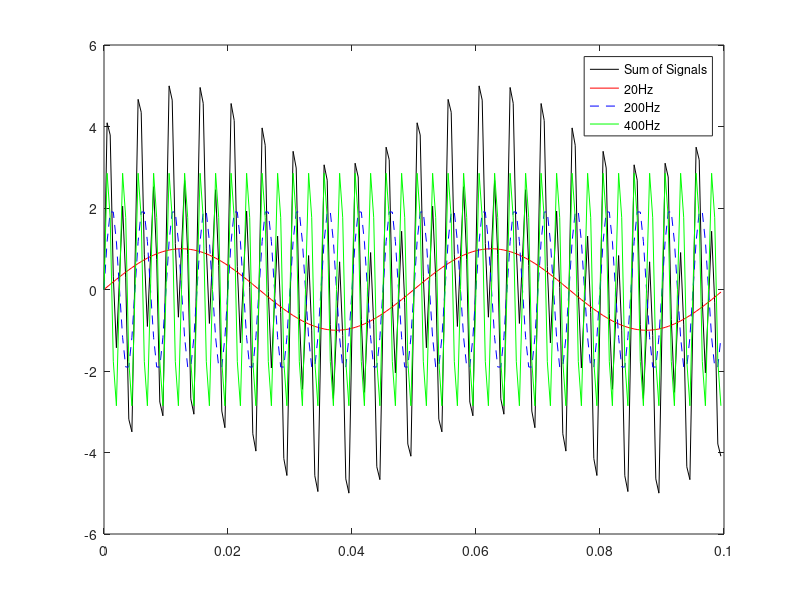
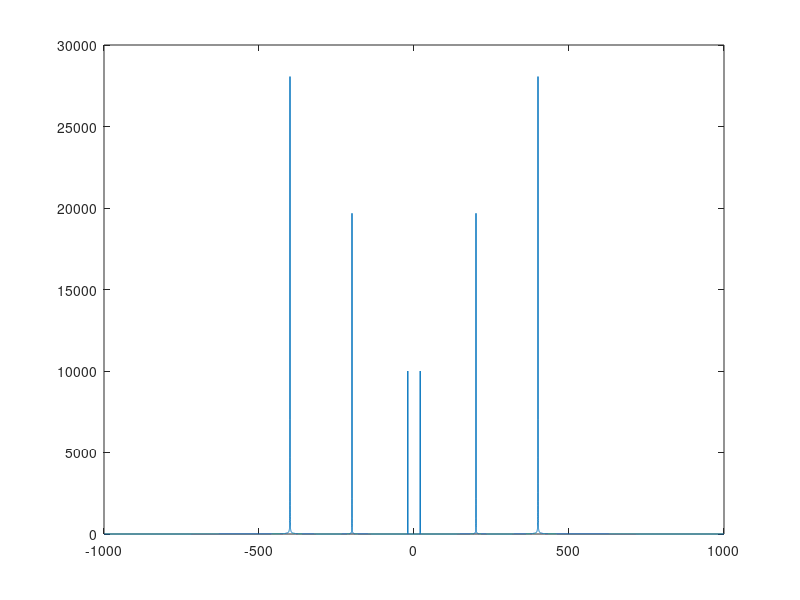

Here is the MATLAB script that generated these plots, in order: (Note: this script raises an error after producing the figures.)
% Notes on fftshift
% http://matlab.izmiran.ru/help/techdoc/ref/fftshift.html
% https://www.mathworks.com/matlabcentral/fileexchange/25473-why-use-fftshift-fft-fftshift-x-in-matlab-instead-of-fft-x
clear
clc
close all

f20 = 20;
f200 = 200;
f400 = 400;
amp2 = 2;
amp3 = 3;
fs = 2000;
ts = 1/fs;
T = 10;
t = 0:ts:T;
s20 = sin(2*pi*f20*t);
s200 = amp2*sin(2*pi*f200*t);
s400 = amp3*sin(2*pi*f400*t);
s = s20 + s200 + s400;

S = fftshift(fft(s));

w = -pi:(2*pi)/(length(t)-1):pi;
f = (fs*w)/(2*pi);
figure,plot(t(1:200),s(1:200),'k',t(1:200),s20(1:200),'r',t(1:200),s200(1:200),'b--',t(1:200),s400(1:200),'g')
legend('Sum of Signals','20Hz','200Hz','400Hz')
figure,plot(f,abs(S))

fa = 150;
fb = 250;
L = 101;
d_bs = ImpResCoeffBS(fs,fa,fb,L);

[h_hamm] = Hamming(fs,d_bs);

n = 0:(L-1);
p = f;

H = h_hamm*(exp(-i*pi/fs)).^(n'*p);
S_normalized = abs(S)/max(abs(S));
 
figure,plot(p,abs(H));
title('Magnitude Response Given Band Stop Impulse Response');
ylabel('|H(\omega)|');
xlabel('Frequency (Hz)');
figure,plot((p/fs)*2*pi,abs(H));
title('Magnitude Response Given Band Stop Impulse Response');
ylabel('|H(\omega)|');
xlabel('\omega in unts of \pi');

S_hat = S.*H;
figure,plot(f,abs(S_hat))

s_hat = ifft(ifftshift(S_hat));
figure,plot(real(s_hat))
figure,plot(t(1:200),s(1:200),'b',t(1:200),real(s_hat(26:225)),'r--')
figure,plot(t(1:200),(s20(1:200) + s400(1:200)),'b',t(1:200),real(s_hat(26:225)),'r--')